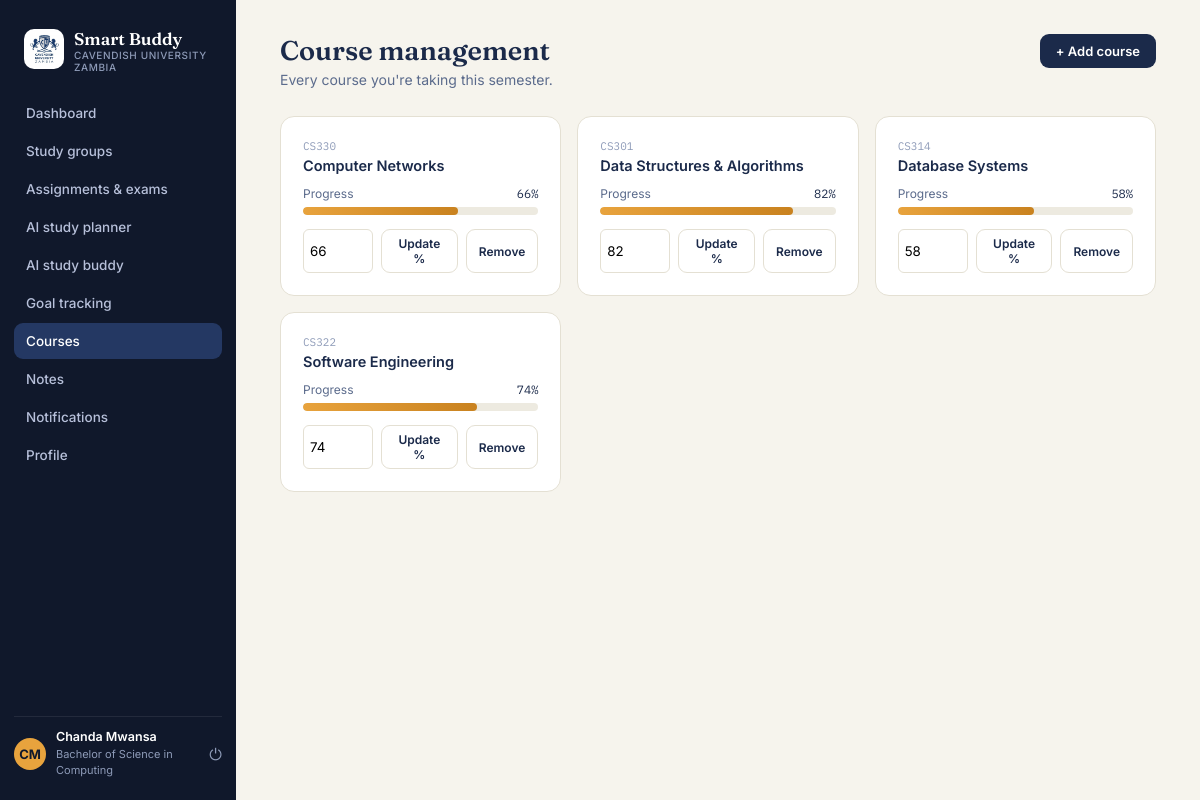
Page /student/courses/index.php (signed in) on the committed database.
### tables this page shows
CREATE TABLE students (
    id INT AUTO_INCREMENT PRIMARY KEY,
    programme_id INT NOT NULL,
    first_name VARCHAR(80) NOT NULL,
    last_name VARCHAR(80) NOT NULL,
    email VARCHAR(150) NOT NULL UNIQUE,
    password_hash VARCHAR(255) NOT NULL,
    year_of_study TINYINT DEFAULT 1,
    added_by_admin TINYINT(1) DEFAULT 0,
    status ENUM('active','suspended') DEFAULT 'active',
    created_at TIMESTAMP DEFAULT CURRENT_TIMESTAMP,
    FOREIGN KEY (programme_id) REFERENCES programmes(id) ON DELETE RESTRICT
);

CREATE TABLE programmes (
    id INT AUTO_INCREMENT PRIMARY KEY,
    name VARCHAR(150) NOT NULL,
    code VARCHAR(20) NOT NULL UNIQUE,
    school VARCHAR(150) NOT NULL DEFAULT '',
    created_at TIMESTAMP DEFAULT CURRENT_TIMESTAMP
);

CREATE TABLE student_courses (
    id INT AUTO_INCREMENT PRIMARY KEY,
    student_id INT NOT NULL,
    course_id INT NOT NULL,
    progress_percent TINYINT DEFAULT 0,
    enrolled_at TIMESTAMP DEFAULT CURRENT_TIMESTAMP,
    UNIQUE KEY unique_enrolment (student_id, course_id),
    FOREIGN KEY (student_id) REFERENCES students(id) ON DELETE CASCADE,
    FOREIGN KEY (course_id) REFERENCES courses(id) ON DELETE CASCADE
);

CREATE TABLE courses (
    id INT AUTO_INCREMENT PRIMARY KEY,
    programme_id INT NOT NULL,
    name VARCHAR(150) NOT NULL,
    code VARCHAR(20) NOT NULL,
    credit_hours TINYINT DEFAULT 3,
    created_at TIMESTAMP DEFAULT CURRENT_TIMESTAMP,
    FOREIGN KEY (programme_id) REFERENCES programmes(id) ON DELETE CASCADE
);

### includes/functions.php (called while the page is built, shortened)
<?php
function e($string) {
    return htmlspecialchars($string ?? '', ENT_QUOTES, 'UTF-8');
}
function is_logged_in() {
    return isset($_SESSION['student_id']);
}
function current_student_id() {
    return $_SESSION['student_id'] ?? null;
}
function get_current_student($pdo) {
    $stmt = $pdo->prepare("SELECT s.*, p.name AS programme_name FROM students s
                            JOIN programmes p ON p.id = s.programme_id
                            WHERE s.id = ?");
    $stmt->execute([current_student_id()]);
    return $stmt->fetch();
}
function initials($first, $last) {
    return strtoupper(substr($first, 0, 1) . substr($last, 0, 1));
}

### student/courses/index.php (the view, shortened to what this page needs)
<?php
require_once __DIR__ . '/../../config/config.php';
$sid = current_student_id();
$activeNav = 'courses';
$stmt = $pdo->prepare("SELECT c.*, sc.progress_percent FROM student_courses sc
    JOIN courses c ON c.id = sc.course_id WHERE sc.student_id=? ORDER BY c.name");
$stmt->execute([$sid]);
$courses = $stmt->fetchAll();
include __DIR__ . '/../../includes/header.php';
?>
<div class="topline">
  <div><h1>Course management</h1><div class="desc">Every course you're taking this semester.</div></div>
  <button class="pill-btn" onclick="document.getElementById('course-form').classList.toggle('open')">+ Add course</button>
</div>
<div class="grid-3" style="margin-top:18px;">
<?php foreach ($courses as $c): ?>
  <div class="card course-card">
    <div class="code"><?= e($c['code']) ?></div>
    <div style="font-weight:600;font-size:14.5px;margin:4px 0 12px;"><?= e($c['name']) ?></div>
    <div style="display:flex;justify-content:space-between;font-size:12px;margin-bottom:6px;"><span style="color:var(--ink-soft);">Progress</span><span class="mono"><?= e($c['progress_percent']) ?>%</span></div>
    <div class="progress-track"><div class="progress-fill amber" style="width:<?= e($c['progress_percent']) ?>%;"></div></div>
    <form method="post" action="<?= BASE_URL ?>/student/courses/edit.php" style="margin-top:14px;display:flex;gap:8px;">
      <input type="number" name="progress_percent" min="0" max="100" value="<?= e($c['progress_percent']) ?>" style="width:70px;padding:6px;border:1px solid var(--line);border-radius:6px;">
      <button class="pill-btn ghost small" type="submit">Update %</button>
      <a class="pill-btn ghost small" href="<?= BASE_URL ?>/student/courses/delete.php?course_id=<?= $c['id'] ?>" onclick="return confirm('Remove this course from your list?');">Remove</a>
    </form>
  </div>
<?php endforeach; ?>
</div>
<?php include __DIR__ . '/../../includes/footer.php'; ?>

### includes/sidebar.php (shortened to what this page needs)
<?php
$navItems = [
    'dashboard'     => ['label' => 'Dashboard',            'href' => '/student/dashboard.php'],
    'groups'        => ['label' => 'Study groups',         'href' => '/student/groups/index.php'],
    'assignments'   => ['label' => 'Assignments & exams',  'href' => '/student/assignments/index.php'],
    'planner'       => ['label' => 'AI study planner',     'href' => '/student/planner/index.php'],
    'buddy'         => ['label' => 'AI study buddy',       'href' => '/student/buddy/index.php'],
    'goals'         => ['label' => 'Goal tracking',        'href' => '/student/goals/index.php'],
    'courses'       => ['label' => 'Courses',               'href' => '/student/courses/index.php'],
    'notes'         => ['label' => 'Notes',                 'href' => '/student/notes/index.php'],
    'notifications' => ['label' => 'Notifications',         'href' => '/student/notifications/index.php'],
    'profile'       => ['label' => 'Profile',                'href' => '/student/profile/index.php'],
];
?>
<aside class="sidebar">
  <div class="sidebar-brand">
    <span class="sundial"><img width="40px" style="border-radius: 10px;" src="<?= BASE_URL ?>/assets/images/cavendish-university-zambia.jpg" alt="Cavendish University Zambia"></span>
    <div class="name">Smart Buddy<small>Cavendish University Zambia</small></div>
  </div>
  <nav class="nav-group">
    <?php foreach ($navItems as $key => $item): ?>
      <a class="nav-item <?= ($activeNav ?? '') === $key ? 'active' : '' ?>" href="<?= BASE_URL . $item['href'] ?>">
        <span><?= e($item['label']) ?></span>
      </a>
    <?php endforeach; ?>
  </nav>
  <div class="sidebar-foot">
    <div class="avatar-circle"><?= e(initials($student['first_name'] ?? 'S', $student['last_name'] ?? 'B')) ?></div>
    <div class="who">
      <b><?= e(($student['first_name'] ?? '') . ' ' . ($student['last_name'] ?? '')) ?></b>
      <span><?= e($student['programme_name'] ?? '') ?></span>
    </div>
    <a class="logout-btn" href="<?= BASE_URL ?>/student/auth/logout.php" title="Log out">⏻</a>
  </div>
</aside>

### assets/css/base.css (style rules this page uses)
:root { --navy-950: #10182B; --navy-900: #1B2A4A; --navy-800: #243863; --paper: #F6F4ED; --paper-raised: #FFFFFF; --ink: #1B2A4A; --ink-soft: #5B6B8C; --ink-faint: #8E9BB8; --amber: #E8A33D; --amber-deep: #C9821F; --amber-soft: #FBEAD0; --teal: #2F9E8F; --teal-soft: #DCF2EE; --coral: #E2574C; --coral-soft: #FBE2DF; --line: #E4E0D3; --line-soft: #EDEAE0; --radius: 14px; }
* { box-sizing: border-box; }
html, body { margin: 0; padding: 0; }
body { font-family: 'Inter', sans-serif; background: var(--paper); color: var(--ink); -webkit-font-smoothing: antialiased; }
h1, h2, h3 { font-family: 'Fraunces', serif; }
.mono { font-family: 'IBM Plex Mono', monospace; }
a { color: inherit; }
button { font-family: inherit; cursor: pointer; }
input, textarea, select { font-family: inherit; }

### assets/css/layout.css (style rules this page uses)
.sidebar { width: 236px; flex-shrink: 0; background: var(--navy-950); color: #fff; display: flex; flex-direction: column; padding: 22px 14px; position: sticky; top: 0; height: 100vh; }
.sidebar-brand { display: flex; align-items: center; gap: 10px; padding: 6px 10px 22px; }
.sidebar-brand .name { font-family: 'Fraunces', serif; font-weight: 600; font-size: 17px; }
.sidebar-brand .name small { display: block; font-family: 'Inter', sans-serif; font-size: 10px; color: var(--ink-faint); font-weight: 500; letter-spacing: 0.06em; text-transform: uppercase; }
.sundial { color: var(--amber); font-size: 18px; }
.nav-group { flex: 1; overflow-y: auto; }
.nav-item { display: block; padding: 10px 12px; border-radius: 9px; font-size: 13.5px; font-weight: 500; color: #B7C0DA; margin-bottom: 2px; text-decoration: none; }
.nav-item.active { background: var(--navy-800); color: #fff; }
.sidebar-foot { border-top: 1px solid rgba(255, 255, 255, 0.08); padding-top: 12px; display: flex; align-items: center; gap: 10px; }
.avatar-circle { width: 32px; height: 32px; border-radius: 50%; background: var(--amber); color: var(--navy-950); display: flex; align-items: center; justify-content: center; font-weight: 700; font-size: 13px; flex-shrink: 0; }
.sidebar-foot .who { font-size: 12.5px; line-height: 1.3; flex: 1; }
.sidebar-foot .who b { display: block; font-weight: 600; color: #fff; }
.sidebar-foot .who span { color: var(--ink-faint); font-size: 11px; }
.logout-btn { color: var(--ink-faint); text-decoration: none; font-size: 16px; }
.topline { display: flex; justify-content: space-between; align-items: flex-start; margin-bottom: 28px; flex-wrap: wrap; gap: 14px; }
.topline h1 { font-size: 27px; margin: 0 0 4px; font-weight: 600; }
.topline .desc { color: var(--ink-soft); font-size: 14px; }

### assets/css/components.css (style rules this page uses)
.card { background: var(--paper-raised); border: 1px solid var(--line); border-radius: var(--radius); padding: 22px; }
.grid-3 { display: grid; grid-template-columns: repeat(3, 1fr); gap: 16px; }
.pill-btn { background: var(--navy-900); color: #fff; border: none; padding: 9px 16px; border-radius: 9px; font-size: 13px; font-weight: 600; display: inline-flex; align-items: center; gap: 6px; text-decoration: none; }
.pill-btn.ghost { background: none; border: 1px solid var(--line); color: var(--ink); }
.pill-btn.small { padding: 6px 12px; font-size: 12px; }
.progress-track { height: 8px; background: var(--line-soft); border-radius: 20px; overflow: hidden; }
.progress-fill { height: 100%; border-radius: 20px; background: linear-gradient(90deg, var(--teal), #57C2B2); }
.progress-fill.amber { background: linear-gradient(90deg, var(--amber), var(--amber-deep)); }
.course-card .code { font-family: 'IBM Plex Mono', monospace; font-size: 11px; color: var(--ink-faint); }

### assets/css/responsive.css (style rules this page uses)
.nav-item { display: flex; align-items: center; justify-content: space-between; }

### rows in the picture
students: first_name+last_name "CM", first_name+last_name "Chanda Mwansa", programme.name "Bachelor of Science in Computing"
student_courses: course.code "CS330", course.name "Computer Networks", progress_percent "66"
student_courses: course.code "CS301", course.name "Data Structures & Algorithms", progress_percent "82"
student_courses: course.code "CS314", course.name "Database Systems", progress_percent "58"
student_courses: course.code "CS322", course.name "Software Engineering", progress_percent "74"

### other values in the picture
$item['label'] "Dashboard"
$item['label'] "Study groups"
$item['label'] "Assignments & exams"
$item['label'] "AI study planner"
$item['label'] "AI study buddy"
$item['label'] "Goal tracking"
$item['label'] "Courses"
$item['label'] "Notes"
$item['label'] "Notifications"
$item['label'] "Profile"
